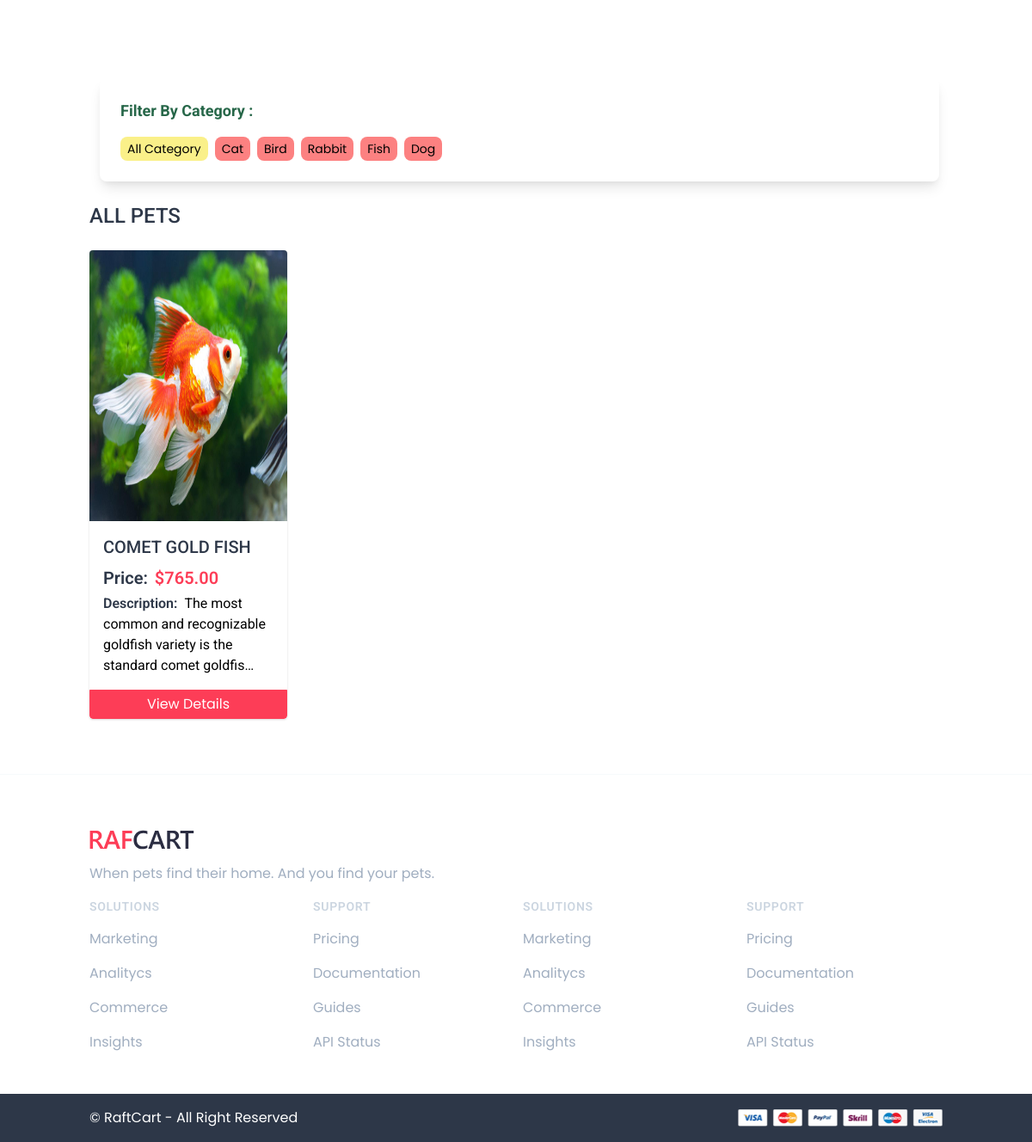
Page /category/fish/ (lower part) on the earlier database version.
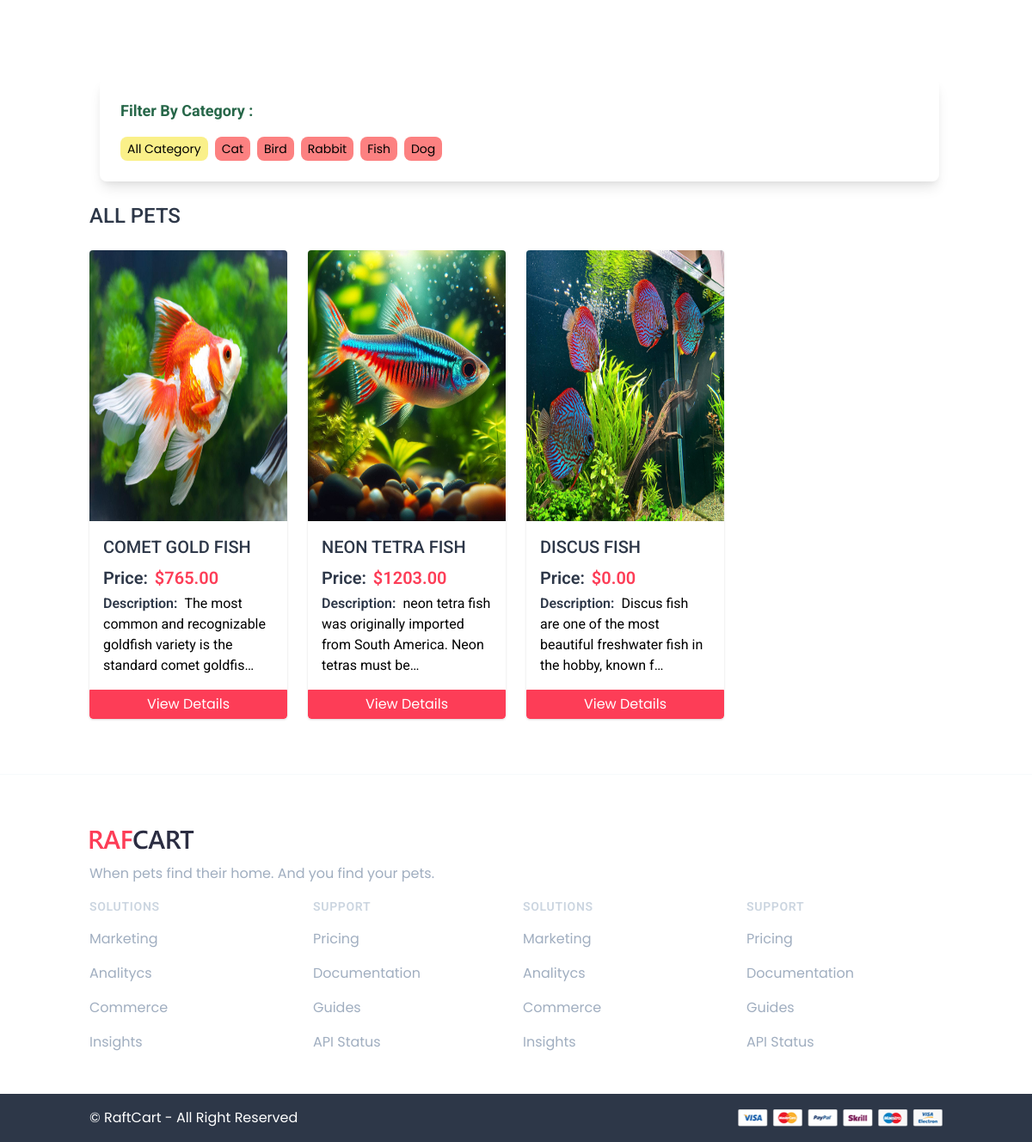
Same page on the later database version.
### categories/models.py (models this page shows, shortened)
class Category(models.Model):
    category_name = models.CharField(max_length=100)
    slug = models.SlugField(max_length=100,unique=True, null=True, blank=True)

### pets/models.py (models this page shows, shortened)
class Pet(models.Model):
    pet_title = models.CharField(max_length=50)
    description = models.TextField()
    price =models.DecimalField(decimal_places=2, max_digits = 12)
    category = models.ForeignKey(Category, on_delete=models.CASCADE)
    customer = models.ForeignKey(User, on_delete=models.CASCADE, blank = True, null = True)
    adopted_by = models.ManyToManyField(User, related_name='adopted_pet', blank=True)
    images = models.ImageField(upload_to='pets/media/uploads/')
    quantity = models.PositiveIntegerField(default=1)

### core/views.py (the view)
# urls.py: path('', views.home, name='home'),
def home(request, category_slug = None):
    data = Pet.objects.all()
    if category_slug is not None:
        category = Category.objects.get(slug = category_slug)
        data = Pet.objects.filter(category  = category)
    categories = Category.objects.all()
    return render(request, 'index.html', {'data' : data, 'category' : categories})

### core/templates/index.html (shortened to what this page needs)
{% extends 'base.html' %} {% load static %} {% block head_title %}Raft Cart{% endblock %} {% block content %}
<body>
    <div class="container pb-16">
    </div>
    <div class="bg-gray-150">
        <div class="container mt-1 mx-auto p-6 ml-1">
            <div class="bg-white p-6 rounded-lg shadow-lg">
                <h2 class="text-lg font-bold mb-4 text-green-800">Filter By Category :</h2>
                <div class="flex flex-wrap gap-2">
                    <a href="{% url 'home' %}" class="bg-yellow-300 hover:bg-green-500 py-1 px-2 rounded-lg text-sm">All Category</a>
                {% for cat in category %}
                  <a href="{% url 'category_wise_pet' cat.slug %}" class="bg-red-400 hover:bg-green-300 py-1 px-2 rounded-lg text-sm">{{cat.category_name}}</a>
                {% endfor %}
            </div>
            </div>
        </div>
      </div>
    <div class="container pb-16">
        <h2 class="text-2xl font-medium text-gray-800 uppercase mb-6">All pets</h2>
        <div class="grid grid-cols-1 md:grid-cols-4 gap-6">
            {% for pet in data %}
                <div class="bg-white shadow rounded overflow-hidden group">
                    <div class="relative">
                        <img src="{{ pet.images.url }}" alt="pets" style="height: 315px; width: 474px;">
                    </div>
                    <div class="pt-4 pb-3 px-4">
                            <h4 class="uppercase font-medium text-xl mb-2 text-gray-800 hover:text-primary transition">{{pet.pet_title}}</h4>
                        <div class="flex items-baseline mb-1 space-x-2">
                            <p class="space-x-1  font-roboto">
                                <span class="text-gray-800 text-xl font-semibold">Price:</span>
                                <span class="text-primary text-xl font-semibold">${{pet.price}}</span>
                            </p>
                        </div>
                        <div class="flex items-baseline mb-1 space-x-2">
                            <p class="space-x-1  font-roboto">
                                <span class="text-gray-800 font-semibold">Description:</span>
                                <span>{{pet.description |truncatechars:80}}</span>
                            </p>
                        </div>
                    </div>
                    <a href="{% url 'detail_pet' pet.id %}" class="block w-full py-1 text-center text-white bg-primary border border-primary rounded-b hover:bg-transparent hover:text-primary transition">View Details</a>
                </div>
            {%endfor%}
        </div>
    </div>
</body>
{%endblock%}

Differences in the rows shown:
added Pet: images (picture), pet_title "NEON TETRA FISH", price "1203.00", description "neon tetra fish was originally imported from South America. Neon tetras must be…"
added Pet: images (picture), pet_title "DISCUS FISH", price "0.00", description "Discus fish are one of the most beautiful freshwater fish in the hobby, known f…"
